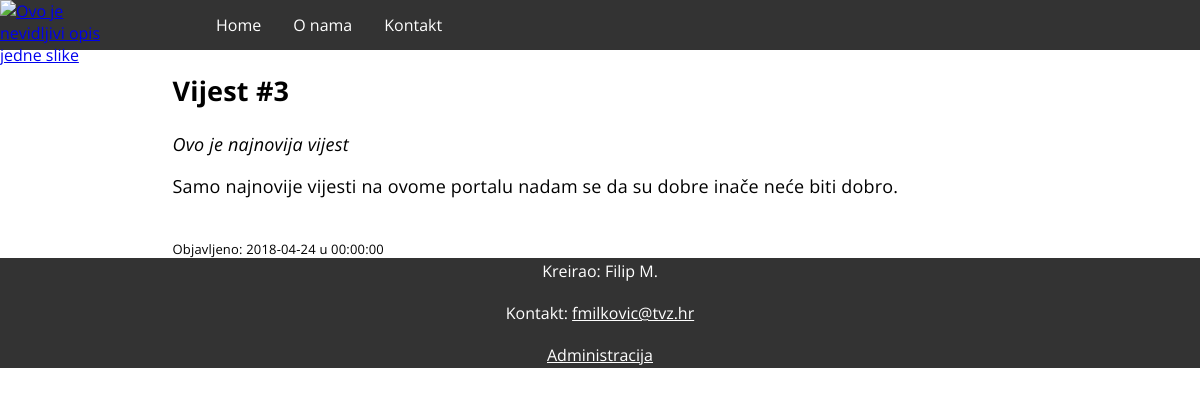
/clanak.php?id=3, run on an earlier commit of the app's database.
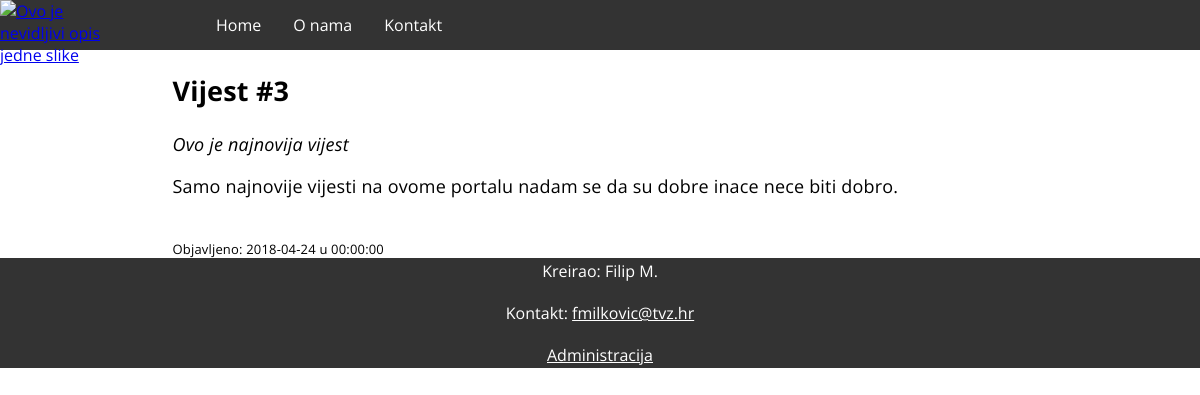
And on a later commit of the database.
### tables this page shows
CREATE TABLE `Clanci` (
  `id` int(11) NOT NULL,
  `Datum` date NOT NULL,
  `VrijemeIzrade` time NOT NULL,
  `Naslov` varchar(32) NOT NULL,
  `KratkiSadrzaj` varchar(102) NOT NULL,
  `Tekst` text NOT NULL,
  `Kategorija` varchar(20) NOT NULL,
  `Slika` varchar(64) NOT NULL,
  `Sakrivena` tinyint(1) NOT NULL
);

### clanak.php (the view, shortened to what this page needs)
<?php
$id = $_GET['id'];
include("dbconn.php");
$query = "SELECT * FROM Clanci WHERE id='$id'";
$result = mysqli_query($dbc, $query);
echo '
<!DOCTYPE html>
<html lang="hr">
<head>
    <meta charset="UTF-8">
    <meta name="viewport" content="width=device-width, initial-scale=1.0">
    <link href="https://fonts.googleapis.com/css?family=Open+Sans" rel="stylesheet">
    <link type="text/css" rel="stylesheet" href="style.css" />
    <link rel="icon" href="../res/circle_logo_fav.png" type="image/gif" sizes="16x16">
    <title>Vijesti 747</title>
</head>
<body>
    <nav>
        <figure class="float_left">
            <a href="index.php">
                <img src="../res/circle_logo.png" alt="Ovo je nevidljivi opis jedne slike">
            </a>
        </figure>
        <ul>
            <li><a href="index.php">Home</a></li>
            <li><a href="onama.html">O nama</a></li>
            <li><a href="#">Kontakt</a></li>
        </ul>
    </nav>
    <div id="main_content">
    <main>
';
while ($row = mysqli_fetch_array($result)) {
    echo '
    <article class="float_left">
            <header>
                <h1>' . urldecode($row['Naslov']) . '</h1>
                <span  class="article_lead">' . urldecode($row['KratkiSadrzaj']) . '</span>
            </header>';
    echo '
            <p>' . urldecode($row['Tekst']) . '</p>
            <br>
            <div id="oClanku">Objavljeno: ' . $row['Datum'] . ' u ' . $row['VrijemeIzrade'] . '</div>
     </article>
    ';
}
echo '
 </main>
    </div>
    <footer class="clear_floating">
        <p>Kreirao: Filip M.</p>
        <p>Kontakt: <a href="mailto:fmilkovic@tvz.hr?Subject=Kontakt%20sa%20weba" target="_top">fmilkovic@tvz.hr</a></p>
        <p id="last"><a href="admin/administrator.php">Administracija</a></p>
    </footer>
    <script src="modalSlika.js"></script>
</body>
</html>
';

What changed in the data, as far as the page shows it:
changed clanci "Vijest #3": Tekst "Samo najnovije vijesti na ovome portalu nadam se da su dobre inače neće biti dobro." → "Samo najnovije vijesti na ovome portalu nadam se da su dobre inace nece biti dobro."
